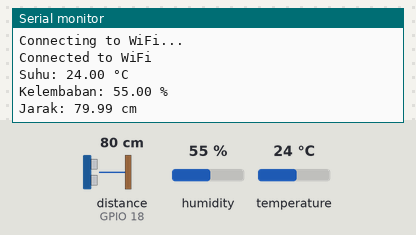
The sketch below on a simulated ESP32. Parts: the last lines printed to the serial monitor. Wiring (inferred from the names in the program): ultrasonic range finder: trigger GPIO 5; echo GPIO 18. The test bench sets the inputs (shaded band); at power-on: distance to the obstacle (sensor on GPIO 18) 80 cm, humidity 55 %, temperature 24 °C. The echo pulse lasts 58.3 µs per cm; WiFi joins after 1.5 s; servers stay silent unless stated; uploads are accepted with an empty reply.

Above: at 3.2 s.
3.3 s: distance to the obstacle (sensor on GPIO 18) set to 2 cm
11.1 s: humidity set to 22 %
At 13.9 s:
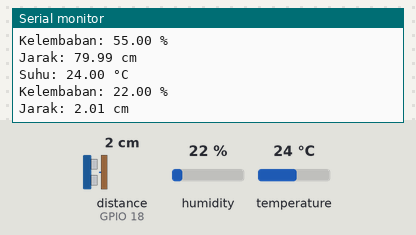
18.9 s: temperature set to 12 °C
At 23.3 s:
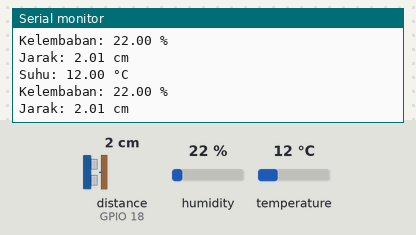
26.7 s: distance to the obstacle (sensor on GPIO 18) set to 4 cm
At 33.8 s:
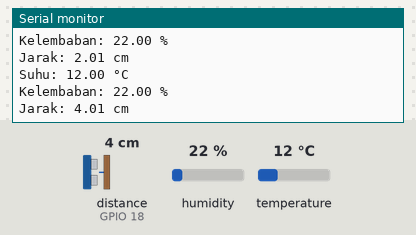
34.5 s: humidity set to 40 %
Timing chart, 0 to 37.5 s (numbered marks = the images above; inputs shaded):
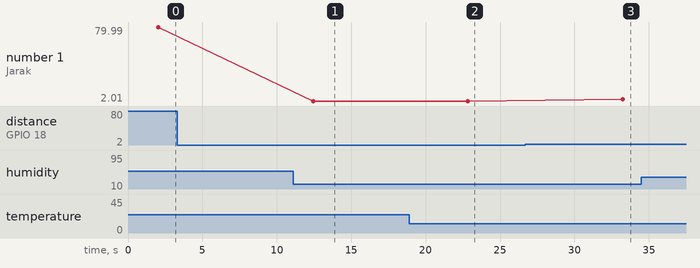

Measured:
- after the input at 11.1 s, the serial monitor: prints a new line after 1.3 s (image 1)
- after the input at 18.9 s, the serial monitor: prints a new line after 3.9 s (image 2)
- after the input at 26.7 s, the serial monitor: prints a new line after 6.6 s (image 3)
- plotted number 1: 2.01 → 4.01 after the input at 26.7 s

The sketch:

sketch_may13a.ino
```cpp
#include <WiFi.h>
#include <HTTPClient.h>
#include <DHT.h>

#define DHTPIN 15     // Pin DHT22 terhubung ke pin GPIO15
#define DHTTYPE DHT22  // Tipe sensor DHT22
#define TRIGGER_PIN 5 // Pin trigger sensor ultrasonik terhubung ke pin GPIO5
#define ECHO_PIN 18   // Pin echo sensor ultrasonik terhubung ke pin GPIO18

DHT dht(DHTPIN, DHTTYPE);

const char* ssid = "D-Link_DIR-612";
const char* password = "";
const char* host = "192.168.0.6";
int httpResponseCode;

void setup() {
  Serial.begin(9600);
  pinMode(TRIGGER_PIN, OUTPUT);
  pinMode(ECHO_PIN, INPUT);

  WiFi.begin(ssid, password);
  while (WiFi.status() != WL_CONNECTED) {
    delay(1000);
    Serial.println("Connecting to WiFi...");
  }
  Serial.println("Connected to WiFi");
  dht.begin();
}

void loop() {
  float suhu = dht.readTemperature();
  float kelembaban = dht.readHumidity();
  float jarak = readDistance();

  // Menampilkan data suhu, kelembaban, dan jarak di Serial Monitor
  Serial.print("Suhu: ");
  Serial.print(suhu);
  Serial.println(" °C");

  Serial.print("Kelembaban: ");
  Serial.print(kelembaban);
  Serial.println(" %");

  Serial.print("Jarak: ");
  Serial.print(jarak);
  Serial.println(" cm");

  sendData(suhu, kelembaban, jarak);

  delay(10000); // Waktu penundaan antara pengiriman data
}

float readDistance() {
  digitalWrite(TRIGGER_PIN, LOW);
  delayMicroseconds(2);
  digitalWrite(TRIGGER_PIN, HIGH);
  delayMicroseconds(10);
  digitalWrite(TRIGGER_PIN, LOW);

  float duration = pulseIn(ECHO_PIN, HIGH);
  // Mengubah durasi menjadi jarak dalam centimeter
  float jarak = duration * 0.0343 / 2; // Kecepatan suara adalah 343 m/s

  return jarak;
}

void sendData(float temperature, float humidity, float distance) {
  WiFiClient client;
  const int httpPort = 80;

  // Kirim data suhu dan kelembaban
  String suhuLink = "http://" + String(host) + "/dashboard-CI3/Kirimdata/kirimdata?suhu=" + String(temperature) + "&kelembaban=" + String(humidity);
  HTTPClient http;
  http.begin(client, suhuLink);
  httpResponseCode = http.GET();

  if (httpResponseCode > 0) {
    String response = http.getString();
    Serial.println(response);
  } else {
    Serial.print("Error code: ");
    Serial.println(httpResponseCode);
  }
  http.end();

  // Kirim data jarak
  String jarakLink = "http://" + String(host) + "/dashboard-CI3/Kirimdata/api_jarak?nilai=" + String(distance);
  http.begin(client, jarakLink);
  httpResponseCode = http.GET();

  if (httpResponseCode > 0) {
    String response = http.getString();
    Serial.println(response);
  } else {
    Serial.print("Error code: ");
    Serial.println(httpResponseCode);
  }
  http.end();
}
```
